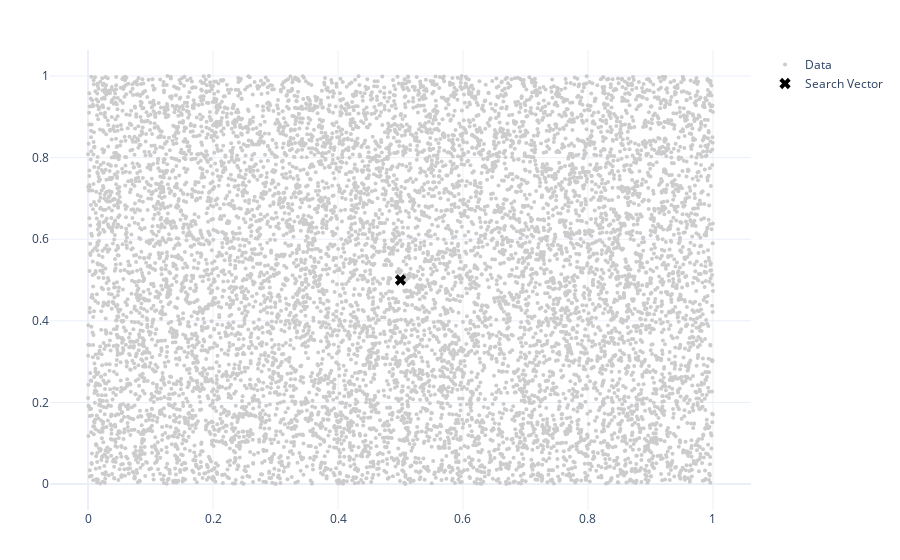

Notebook code cell kept with this figure:
### Code cell
plot_points(fig, points=search_vector, color='black', label="Search Vector", symbol="x", size=10)
fig

### Figure 1 — Plotly figure (JSON) as saved in the notebook; plotly's stock layout.template omitted (floating-point values rounded to 4 significant figures; data arrays with more than 128 entries replaced by an {"elided": "..."} marker saying what was removed)
{"data": [{"marker": {"color": "#CCCCCC", "size": 4, "symbol": "circle"}, "mode": "markers", "name": "Data", "showlegend": true, "type": "scatter", "x": {"elided": "10000 float values"}, "y": {"elided": "10000 float values"}}, {"marker": {"color": "black", "size": 10, "symbol": "x"}, "mode": "markers", "name": "Search Vector", "showlegend": true, "type": "scatter", "x": [0.5], "y": [0.5]}], "layout": {"margin": {"b": 50, "l": 50, "r": 50, "t": 50}}}
